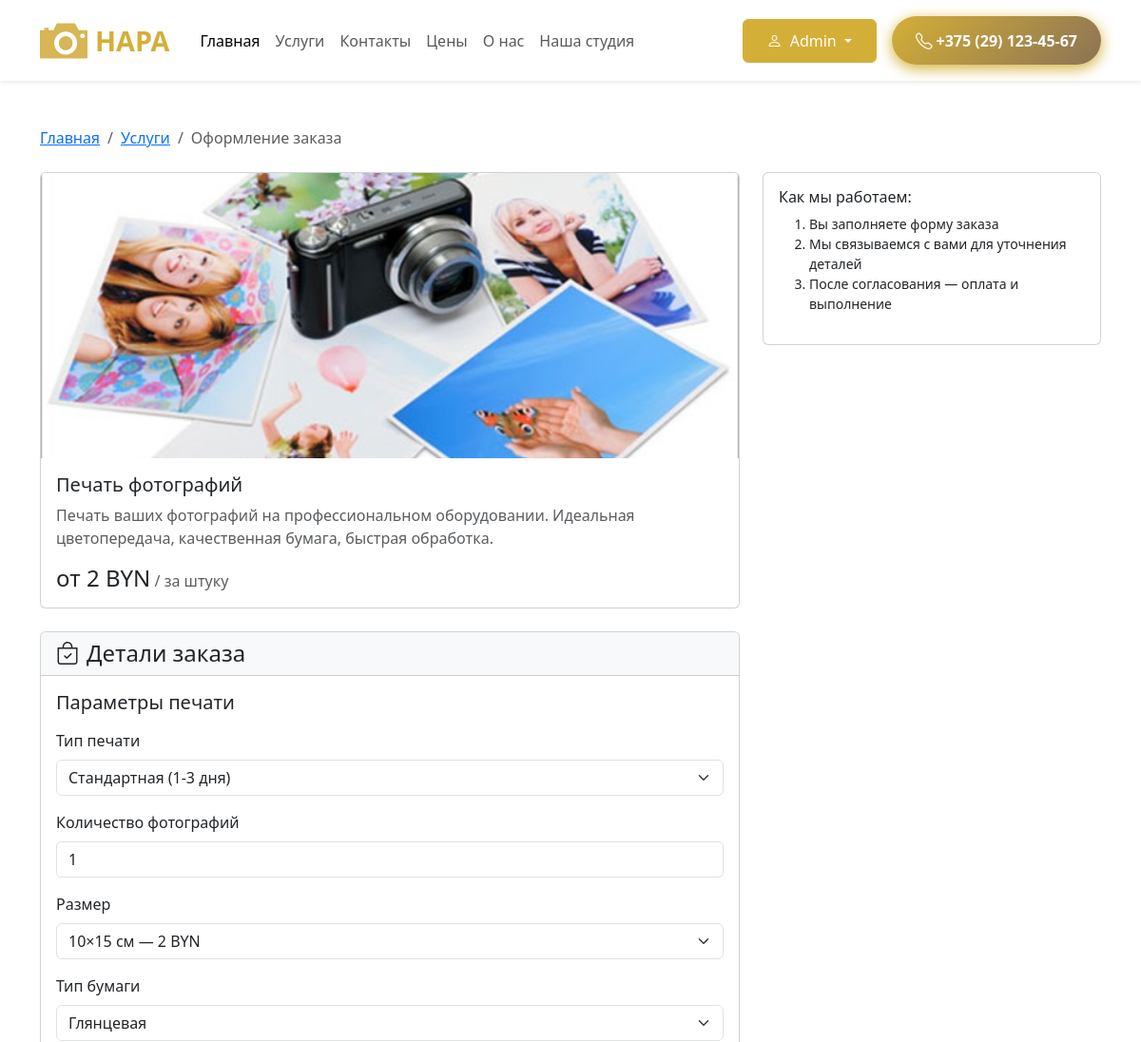
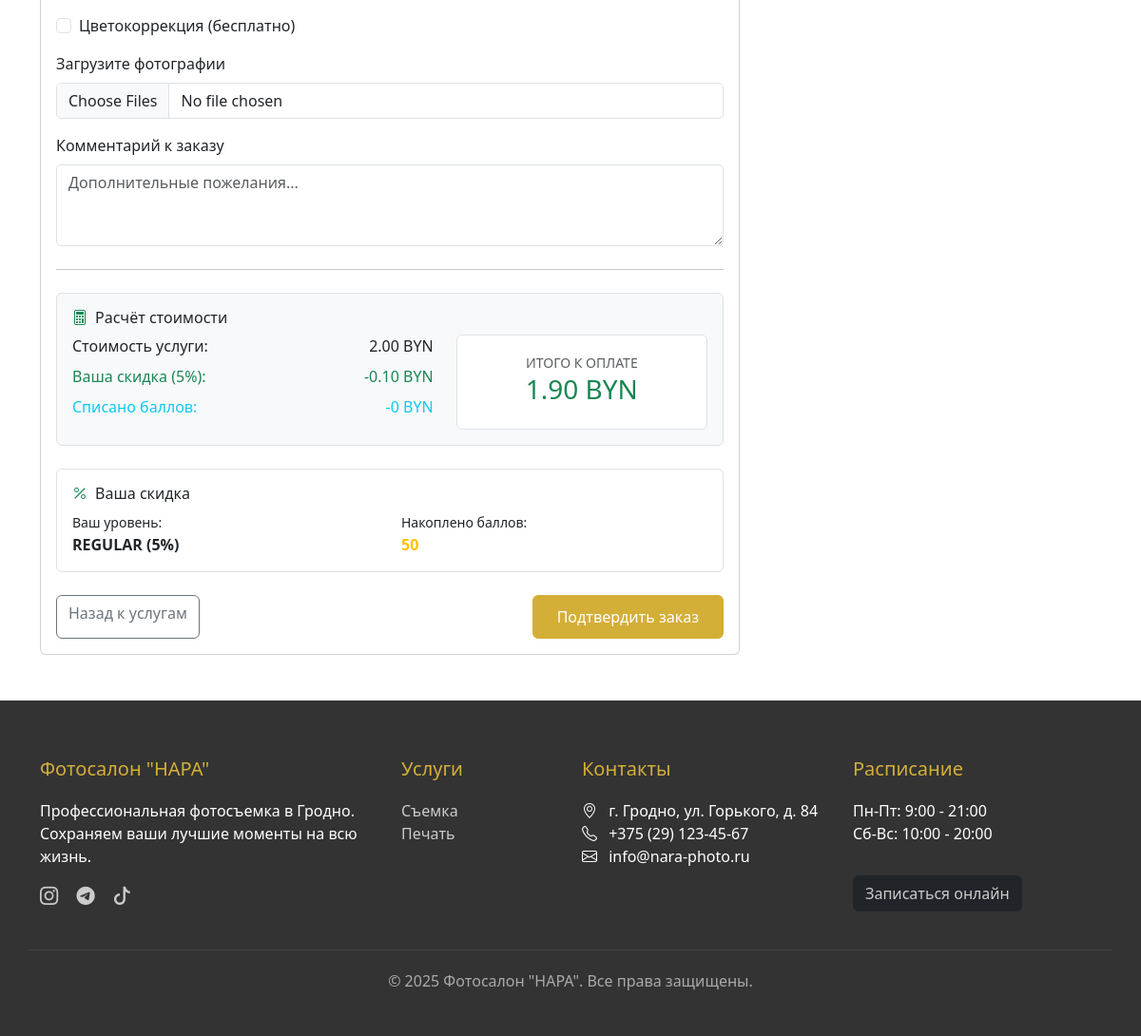
Page /order/create/1 (signed in) on the committed database (2 pictures, top to bottom).
### models.py (models this page shows, shortened)
class User(UserMixin, db.Model):
    __tablename__ = 'users'
    id = db.Column(db.Integer, primary_key=True)
    username = db.Column(db.String(64))
    email = db.Column(db.String(120), unique=True, nullable=False)
    password_hash = db.Column(db.String(256))
    first_name = db.Column(db.String(64))
    last_name = db.Column(db.String(64))
    phone = db.Column(db.String(20))
    created_at = db.Column(db.DateTime, default=datetime.now)
    is_active = db.Column(db.Boolean, default=True)
    is_admin = db.Column(db.Boolean, default=False)
    loyalty_points = db.Column(db.Integer, default=0)
    total_spent = db.Column(db.Float, default=0.0)
    loyalty_level = db.Column(db.String(20), default='regular')  # regular, silver, gold
    def get_discount_percent(self):
        if self.loyalty_level == 'gold':
            return 15
        elif self.loyalty_level == 'silver':
            return 10
        elif self.loyalty_level == 'regular':
            return 5  # минимальная скидка для всех
        return 0
    def can_use_points(self):
        return self.loyalty_points >= 100  # можно использовать от 100 баллов

class Service(db.Model):
    __tablename__ = 'services'
    id = db.Column(db.Integer, primary_key=True)
    title = db.Column(db.String(100), nullable=False)
    category = db.Column(db.String(50), nullable=False)  # 'printing', 'photo_session', 'special_offers'
    subcategory = db.Column(db.String(50))  # Для дополнительной фильтрации
    price_from = db.Column(db.String(20))
    price_period = db.Column(db.String(50))
    image_url = db.Column(db.String(200))
    features = db.Column(db.Text)
    description = db.Column(db.Text)
    order_button_text = db.Column(db.String(50), default="Заказать")
    is_popular = db.Column(db.Boolean, default=False)
    price_value = db.Column(db.Float)  # Для сортировки по цене
    created_at = db.Column(db.DateTime, default=datetime.now)

### app.py (the view, shortened to what this page needs)
@app.route("/order/create/<int:service_id>", methods=["GET", "POST"])
@login_required
def create_order(service_id):
    service = Service.query.get_or_404(service_id)
    existing_order = Order.query.filter_by(
        user_id=current_user.id, service_id=service_id, status="pending"
    ).first()
    if existing_order:
        flash("Вы уже заказали эту услугу!", "info")
        return redirect(url_for("profile"))
    original_price = service.price_value if service.price_value else 0
    discount_percent = current_user.get_discount_percent()
    discount_amount = original_price * (discount_percent / 100)
    price_with_discount = original_price - discount_amount
    return render_template(
        "create_order_dynamic.html",
        service=service,
        original_price=original_price,
        discount_percent=discount_percent,
        discount_amount=discount_amount,
        price_with_discount=price_with_discount,
    )

### templates/create_order_dynamic.html (shortened to what this page needs)
{% extends 'base.html' %}
{% block main %}
<section class="py-5">
    <div class="container">
        <nav aria-label="breadcrumb" class="mb-4">
            <ol class="breadcrumb">
                <li class="breadcrumb-item"><a href="{{ url_for('index') }}">Главная</a></li>
                <li class="breadcrumb-item"><a href="{{ url_for('price') }}">Услуги</a></li>
                <li class="breadcrumb-item active">Оформление заказа</li>
            </ol>
        </nav>
        <div class="row">
            <div class="col-lg-8">
                <div class="card mb-4">
                    <img src="{{ url_for('static', filename=service.image_url) }}"
                         alt="{{ service.title }}"
                         class="card-img-top"
                         style="max-height: 300px; object-fit: cover;">
                    <div class="card-body">
                        <h5 class="card-title">{{ service.title }}</h5>
                        <p class="card-text text-muted">{{ service.description|truncate(150) }}</p>
                        <div class="price-display">
                            <span class="h4">{{ service.price_from }}</span>
                            {% if service.price_period %}
                                <span class="text-muted">/ {{ service.price_period }}</span>
                            {% endif %}
                        </div>
                    </div>
                </div>
                <div class="card">
                    <div class="card-header bg-light">
                        <h4 class="card-title mb-0">
                            <i class="bi bi-bag-check me-2"></i>Детали заказа
                        </h4>
                    </div>
                    <div class="card-body">
                        <form method="POST" enctype="multipart/form-data" id="orderForm">
                            {% if service.category == 'printing' %}
                                <h5 class="mb-3">Параметры печати</h5>
                                <div class="mb-3">
                                    <label class="form-label">Тип печати</label>
                                    <select name="print_type" class="form-select" id="print_type" required>
                                        <option value="standard">Стандартная (1-3 дня)</option>
                                    </select>
                                </div>
                                <div class="mb-3">
                                    <label class="form-label">Количество фотографий</label>
                                    <input type="number" name="photos_count" id="photos_count" class="form-control" min="1" value="1" required>
                                </div>
                                <div class="mb-3">
                                    <label class="form-label">Размер</label>
                                    <select name="sizes" id="size_select" class="form-select" required>
                                        <option value="10x15" data-price="2">10×15 см — 2 BYN</option>
                                    </select>
                                </div>
                                <div class="mb-3">
                                    <label class="form-label">Тип бумаги</label>
                                    <select name="paper_type" class="form-select">
                                        <option value="glossy">Глянцевая</option>
                                    </select>
                                </div>
                                <div class="mb-3 form-check">
                                    <input type="checkbox" name="color_correction" class="form-check-input" id="color_correction">
                                    <label class="form-check-label" for="color_correction">Цветокоррекция (бесплатно)</label>
                                </div>
                                <div class="mb-3">
                                    <label class="form-label">Загрузите фотографии</label>
                                    <input type="file" name="photos_upload" class="form-control" multiple accept="image/*">
                                </div>
                                <div class="mb-3">
                                    <label class="form-label">Комментарий к заказу</label>
                                    <textarea name="comments" class="form-control" rows="3" placeholder="Дополнительные пожелания..."></textarea>
                                </div>
                            {% else %}
                                <div class="alert alert-info">
                                    <textarea name="special_requirements" class="form-control" rows="4" placeholder="Опишите ваши пожелания..."></textarea>
                                </div>
                            {% endif %}
                            <hr class="my-4">
                            <div class="mb-4 p-3 border rounded bg-light">
                                <h6><i class="bi bi-calculator me-2 text-success"></i>Расчёт стоимости</h6>
                                <div class="row">
                                    <div class="col-md-7">
                                        <div class="d-flex justify-content-between mb-2">
                                            <span>Стоимость услуги:</span>
                                            <span id="price_display">{{ "%.2f"|format(original_price) }} BYN</span>
                                        </div>
                                        <div class="d-flex justify-content-between mb-2 text-success">
                                            <span>Ваша скидка ({{ discount_percent }}%):</span>
                                            <span>-<span id="discount_amount_display">{{ "%.2f"|format(discount_amount) }}</span> BYN</span>
                                        </div>
                                        <div class="d-flex justify-content-between mb-2 text-info" id="points_discount_row" style="display: none;">
                                            <span>Списано баллов:</span>
                                            <span>-<span id="points_discount_display">0</span> BYN</span>
                                        </div>
                                    </div>
                                    <div class="col-md-5">
                                        <div class="text-center p-3 border rounded bg-white">
                                            <small class="text-muted">ИТОГО К ОПЛАТЕ</small>
                                            <div class="h3 text-success" id="final_price_display">
                                            </div>
                                        </div>
                                    </div>
                                </div>
                            </div>
                            <div class="mb-4 p-3 border rounded">
                                <h6><i class="bi bi-percent me-2 text-success"></i>Ваша скидка</h6>
                                <div class="row">
                                    <div class="col-6">
                                        <small>Ваш уровень:</small>
                                        <div class="fw-bold">
                                            {% if current_user.loyalty_level == 'gold' %}GOLD (15%)
                                            {% elif current_user.loyalty_level == 'silver' %}SILVER (10%)
                                            {% else %}REGULAR (5%){% endif %}
                                        </div>
                                    </div>
                                    <div class="col-6">
                                        <small>Накоплено баллов:</small>
                                        <div class="fw-bold text-warning">{{ current_user.loyalty_points }}</div>
                                    </div>
                                </div>
                            </div>
                            <div class="d-flex justify-content-between">
                                <a href="{{ url_for('price') }}" class="btn btn-outline-secondary">Назад к услугам</a>
                                <button type="submit" class="btn btn-primary-custom">Подтвердить заказ</button>
                            </div>
                        </form>
                    </div>
                </div>
            </div>
            <div class="col-lg-4">
                <div class="card">
                    <div class="card-body">
                        <h6>Как мы работаем:</h6>
                        <ol class="small">
                            <li>Вы заполняете форму заказа</li>
                            <li>Мы связываемся с вами для уточнения деталей</li>
                            <li>После согласования — оплата и выполнение</li>
                        </ol>
                    </div>
                </div>
            </div>
        </div>
    </div>
</section>
{% endblock %}

### templates/base.html (shortened to what this page needs)
<!doctype html>
<html lang="ru">
  <head>
    <link
      rel="stylesheet"
      href="{{ url_for('static', filename='css/bootstrap.min.css') }}"
    />
    <link
      rel="stylesheet"
      href="{{ url_for('static', filename='css/bootstrap-icons.css') }}"
    />
    <link
      rel="stylesheet"
      href="{{ url_for('static', filename='css/style.css') }}"
    />
  </head>
  <body>
    <nav
      class="navbar navbar-expand-lg navbar-light bg-white sticky-top shadow-sm"
    >
      <div class="container">
        <a
          class="navbar-brand d-flex justify-content-between align-items-center"
          href="{{ url_for('index') }}"
        >
          <img
            src="{{ url_for('static', filename='images/icon.svg') }}"
            alt="Иконка камеры"
            width="50"
            height="50"
            class="icon-custom"
          />
          <span class="m-2">НАРА</span>
        </a>
        <div class="collapse navbar-collapse" id="navbarNav">
          <ul class="navbar-nav me-auto">
            <li class="nav-item">
              <a class="nav-link active" href="{{ url_for('index') }}"
                >Главная</a
              >
            </li>
            <li class="nav-item">
              <a class="nav-link" href="{{ url_for('index') }}#services"
                >Услуги</a
              >
            </li>
            <li class="nav-item">
              <a class="nav-link" href="{{ url_for('index') }}#contact"
                >Контакты</a
              >
            </li>
            <li class="nav-item">
              <a class="nav-link" href="{{ url_for('price') }}">Цены</a>
            </li>
            <li class="nav-item">
              <a class="nav-link" href="{{ url_for('about') }}">О нас</a>
            </li>
            <li class="nav-item">
              <a class="nav-link" href="{{ url_for('studio') }}">Наша студия</a>
            </li>
          </ul>
          <div class="d-flex align-items-center">
            {% if current_user.is_authenticated %}
            <div class="dropdown mx-3">
              <button
                class="btn btn-primary-custom dropdown-toggle"
                type="button"
                data-bs-toggle="dropdown"
              >
                <i class="bi bi-person me-1"></i>
                {% if current_user.first_name %} {{ current_user.first_name }}
                {% else %} {{ current_user.username }} {% endif %}
              </button>
            </div>
            {% endif %}
            <a href="tel:+375291234567" class="btn btn-phone ">
              <i class="bi bi-telephone me-1"></i>+375 (29) 123-45-67
            </a>
          </div>
        </div>
      </div>
    </nav>
  {% block main %}{% endblock %}
    <div class="toast-container position-fixed bottom-0 end-0 p-3">
    </div>
    <footer class="footer">
      <div class="container">
        <div class="row g-4">
          <div class="col-md-6 col-lg-4">
            <h5>Фотосалон "НАРА"</h5>
            <p>
              Профессиональная фотосъемка в Гродно. Сохраняем ваши лучшие
              моменты на всю жизнь.
            </p>
            <div class="social-icons">
              <a href="#"><i class="bi bi-instagram"></i></a>
              <a href="#"><i class="bi bi-telegram"></i></a>
              <a href="#"><i class="bi bi-tiktok"></i></a>
            </div>
          </div>
          <div class="col-md-6 col-lg-2">
            <h5>Услуги</h5>
            <ul class="list-unstyled">
              <li><a href="{{ url_for('index') }}#contact">Съемка</a></li>
              <li><a href="{{ url_for('index') }}#contact">Печать</a></li>
            </ul>
          </div>
          <div class="col-md-6 col-lg-3">
            <h5>Контакты</h5>
            <ul class="list-unstyled">
              <li>
                <i class="bi bi-geo-alt me-2"></i> г. Гродно, ул. Горького, д.
                84
              </li>
              <li><i class="bi bi-telephone me-2"></i> +375 (29) 123-45-67</li>
              <li><i class="bi bi-envelope me-2"></i> info@nara-photo.ru</li>
            </ul>
          </div>
          <div class="col-md-6 col-lg-3">
            <h5>Расписание</h5>
            <ul class="list-unstyled">
              <li>Пн-Пт: 9:00 - 21:00</li>
              <li>Сб-Вс: 10:00 - 20:00</li>
            </ul>
            <a href="{{ url_for('index') }}#contact" class="btn btn-dark mt-3"
              >Записаться онлайн</a
            >
          </div>
        </div>
        <div class="row">
          <div class="col copyright">
            <p>&copy; 2025 Фотосалон "НАРА". Все права защищены.</p>
          </div>
        </div>
      </div>
    </footer>
  </body>
</html>

### rows in the picture
User: first_name "Admin", loyalty_points "50"
Service: image_url (picture), title "Печать фотографий", description "Печать ваших фотографий на профессиональном оборудовании. Идеальная цветопередача, качественная бумага, быстрая обработка.", price_from "от 2 BYN", price_period "за штуку"

### other values in the picture
{{ discount_percent }} "5"
{{ "%.2f"|format(discount_amount) }} "0.10"
